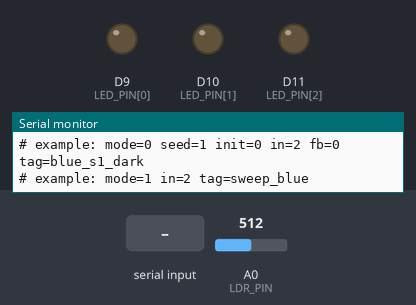
This sketch was run on a simulated Arduino Uno R4 Minima. Parts: output pins drawn as LEDs (lit = HIGH), the last lines printed to the serial monitor. Inputs (shaded band) come from the test bench; at power-on: A0 (LDR_PIN) = 512 (analog values on the 0–1023 scale). Random numbers use the default seed unless the sketch sets one.

Above: at 0.8 s.
0.9 s: "mode,1\n" received over Serial
At 12.45 s:
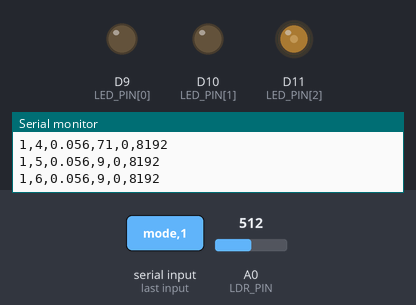
Timing chart, 0 to 13.6 s (numbered marks = the images above; inputs shaded):
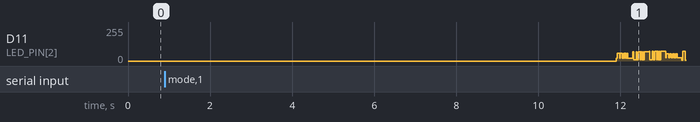

The sketch:

phase3_4_reservoir.ino
```cpp
// Phases 3 and 4: single-node, time-multiplexed physical reservoir
// RGB LED (input, optional feedback) -> photoresistor (the physical node)
// Board: Arduino Uno R4
// Wiring: LED R/G/B -> D9/D10/D11 (via 1 kOhm resistors), LDR divider midpoint -> A0
//         (LDR from 5V to A0, 100 kOhm from A0 to GND), LED + LDR inside the sealed tube.
//
// HOW IT IS USED
//   Phase 3 = this sketch with fb=0 (no feedback).
//   Phase 4 = the same sketch with fb>0 (red LED driven by the node's own earlier state).
//   Every run is configured from the Serial Monitor, so there is no editing or
//   re-uploading between runs. After upload, set the Serial Monitor to
//   115200 baud and line ending "Newline", then send ONE line, for example:
//
//       mode=0 seed=1 init=0 in=2 fb=0 tag=blue_s1_dark
//
//   A blank line (just Enter) uses the defaults below. Keys:
//       mode   0 = reservoir run (default), 1 = operating-point sweep of one channel
//       seed   random seed of the input stream (default 1). Same seed = same inputs.
//       init   0 = start from dark (default), 1 = start from full brightness (for the
//              echo-state check: two different starting states, same inputs)
//       in     input channel: 0=R(D9), 1=G(D10), 2=B(D11) (default 2)
//       fb     feedback strength in PWM units on the red LED (default 0 = off)
//       inv    0 = positive feedback (default), 1 = inverted feedback
//       steps  number of input samples (default 1000)
//       nodes  virtual nodes per input sample (default 20, max 64)
//       bias, amp   input drive = bias +/- amp (PWM units). PROVISIONAL defaults below;
//              replace them with values chosen from the mode=1 sweep.
//       xlo, xhi    reading range used to scale the node state to 0..1 for feedback
//              (PROVISIONAL defaults; Phase 3 analysis prints the values to use)
//       tag    free-text label (max 15 chars) echoed into the CSV header
//
// SCHEME (per input sample u[k] in 0..1, spread over N virtual-node slots of THETA_MS):
//   input drive in slot i : pwm_in = bias + amp * mask[i] * (2*u[k] - 1)     mask[i] = +1 or -1
//   feedback drive        : pwm_fb = fb * x_prev[i]       (x_prev[i] = scaled reading of the same
//                           virtual node one input sample ago, 0..1; delay = nodes * THETA_MS)
//   state of node i       : A0 reading averaged over the last WINDOW_US of the slot
//
// OUTPUT (CSV over Serial):  k,i,u,pwm_in,pwm_fb,adc
//   mode 0: k = input sample, i = virtual node, u = input in 0..1
//   mode 1: k = level index, i = sample within the level (150 ON, then 100 OFF), u = 0
// Lines starting with '#' are comments (parameters, warnings, summary, DONE).
//
// The mask is generated from MASK_SEED, separate from the input seed, so the same
// mask is used in every run and a readout trained on one run can be tested on another.

#include <Arduino.h>
#include <stdio.h>
#include <stdlib.h>
#include <string.h>

#define MAX_NODES 64

const uint8_t  LED_PIN[3] = {9, 10, 11};   // 0=R, 1=G, 2=B
const uint8_t  LDR_PIN    = A0;
const uint8_t  FB_CH      = 0;             // feedback goes to red
const uint16_t THETA_MS   = 20;            // virtual-node slot length
const uint32_t SLOT_US    = (uint32_t)THETA_MS * 1000UL;
const uint32_t WINDOW_US  = 4000;          // averaging window at the end of each slot (>= 2 PWM periods)
const uint32_t MASK_SEED  = 42;
const uint32_t INIT_MS    = 10000;         // pre-condition time before a run

// PROVISIONAL per-channel drive ranges. Replace using the mode=1 sweep results.
const int DEF_BIAS[3] = {40, 15, 40};
const int DEF_AMP[3]  = {35, 12, 35};

struct Config {
  int  mode    = 0;
  long seed    = 1;
  int  init    = 0;
  int  inCh    = 2;
  int  fbGain  = 0;
  int  fbInv   = 0;
  int  steps   = 1000;
  int  nodes   = 20;
  int  bias    = -1;     // -1 = use channel default
  int  amp     = -1;
  int  xlo     = 8000;   // PROVISIONAL
  int  xhi     = 12500;  // PROVISIONAL
  char tag[16] = "run";
} cfg;

uint32_t overruns  = 0;
int32_t  maxLateUs = 0;

struct Row {
  uint16_t k, i;
  int u1000, pIn, pFb, adc;
  bool valid;
} pending = {0, 0, 0, 0, 0, 0, false};

// ---------------------------------------------------------------- helpers
void allLEDs(int v) {
  for (uint8_t c = 0; c < 3; c++) analogWrite(LED_PIN[c], v);
}

void driveLEDs(int inVal, int fbVal) {
  for (uint8_t c = 0; c < 3; c++) {
    int v = 0;
    if (c == cfg.inCh) v += inVal;
    if (c == FB_CH)    v += fbVal;
    analogWrite(LED_PIN[c], constrain(v, 0, 255));
  }
}

void writePending() {
  if (!pending.valid) return;
  char buf[64];
  int len = snprintf(buf, sizeof(buf), "%d,%d,%d.%03d,%d,%d,%d\r\n",
                     (int)pending.k, (int)pending.i,
                     pending.u1000 / 1000, pending.u1000 % 1000,
                     pending.pIn, pending.pFb, pending.adc);
  if (len > 0) Serial.write((const uint8_t*)buf, len);
  pending.valid = false;
}

// Average the ADC over the last WINDOW_US before endUs, so the LED's PWM ripple averages out.
int readWindow(uint32_t endUs) {
  uint32_t startUs = endUs - WINDOW_US;
  if ((int32_t)(micros() - startUs) > 0) overruns++;      // already inside the window
  while ((int32_t)(micros() - startUs) < 0) { }
  uint32_t sum = 0;
  uint32_t cnt = 0;
  while ((int32_t)(micros() - endUs) < 0) {
    sum += analogRead(LDR_PIN);
    cnt++;
  }
  if (cnt == 0) return analogRead(LDR_PIN);
  return (int)((sum + cnt / 2) / cnt);
}

// One slot: set the LEDs at the slot start, log the previous row, then measure at the slot end.
int runSlot(uint32_t slotEnd, int inVal, int fbVal, bool doFlush) {
  int32_t late = (int32_t)(micros() - (slotEnd - SLOT_US));
  if (late > maxLateUs) maxLateUs = late;
  driveLEDs(inVal, fbVal);
  writePending();
  if (doFlush) Serial.flush();
  return readWindow(slotEnd);
}

bool readLine(char* buf, size_t n) {
  size_t len = 0;
  while (true) {
    while (!Serial.available()) { }
    char c = (char)Serial.read();
    if (c == '\r') continue;
    if (c == '\n') { buf[len] = 0; return true; }
    if (len < n - 1) buf[len++] = c;
  }
}

void parseConfig(char* line) {
  char* tok = strtok(line, " ,");
  while (tok) {
    char* eq = strchr(tok, '=');
    if (eq) {
      *eq = 0;
      const char* key = tok;
      const char* val = eq + 1;
      if      (!strcmp(key, "mode"))  cfg.mode   = atoi(val);
      else if (!strcmp(key, "seed"))  cfg.seed   = atol(val);
      else if (!strcmp(key, "init"))  cfg.init   = atoi(val);
      else if (!strcmp(key, "in"))    cfg.inCh   = atoi(val);
      else if (!strcmp(key, "fb"))    cfg.fbGain = atoi(val);
      else if (!strcmp(key, "inv"))   cfg.fbInv  = atoi(val);
      else if (!strcmp(key, "steps")) cfg.steps  = atoi(val);
      else if (!strcmp(key, "nodes")) cfg.nodes  = atoi(val);
      else if (!strcmp(key, "bias"))  cfg.bias   = atoi(val);
      else if (!strcmp(key, "amp"))   cfg.amp    = atoi(val);
      else if (!strcmp(key, "xlo"))   cfg.xlo    = atoi(val);
      else if (!strcmp(key, "xhi"))   cfg.xhi    = atoi(val);
      else if (!strcmp(key, "tag"))   { strncpy(cfg.tag, val, sizeof(cfg.tag) - 1); cfg.tag[sizeof(cfg.tag) - 1] = 0; }
      else { Serial.print("# WARNING unknown key: "); Serial.println(key); }
    }
    tok = strtok(NULL, " ,");
  }
}

void finalizeConfig() {
  bool provisional = (cfg.bias < 0 || cfg.amp < 0);
  if (cfg.inCh < 0 || cfg.inCh > 2) cfg.inCh = 2;
  if (cfg.bias < 0) cfg.bias = DEF_BIAS[cfg.inCh];
  if (cfg.amp  < 0) cfg.amp  = DEF_AMP[cfg.inCh];
  if (cfg.nodes < 2) cfg.nodes = 2;
  if (cfg.nodes > MAX_NODES) cfg.nodes = MAX_NODES;
  if (cfg.steps < 1) cfg.steps = 1;
  if (cfg.steps > 65000) cfg.steps = 65000;
  if (cfg.xhi <= cfg.xlo) { cfg.xlo = 8000; cfg.xhi = 12500; Serial.println("# WARNING xhi<=xlo, reset to defaults"); }
  if (cfg.fbGain < 0) cfg.fbGain = 0;
  if (cfg.mode == 0 && provisional) Serial.println("# NOTE bias/amp are PROVISIONAL defaults");
  if (cfg.mode == 0 && cfg.fbGain > 0 && cfg.inCh == FB_CH) Serial.println("# WARNING input channel equals feedback channel (red)");
}

void printParams() {
  char b[220];
  snprintf(b, sizeof(b),
           "# PARAMS tag=%s mode=%d seed=%ld init=%d in=%d fb=%d inv=%d steps=%d nodes=%d theta_ms=%d "
           "bias=%d amp=%d xlo=%d xhi=%d mask_seed=%lu window_us=%lu",
           cfg.tag, cfg.mode, cfg.seed, cfg.init, cfg.inCh, cfg.fbGain, cfg.fbInv, cfg.steps, cfg.nodes,
           (int)THETA_MS, cfg.bias, cfg.amp, cfg.xlo, cfg.xhi,
           (unsigned long)MASK_SEED, (unsigned long)WINDOW_US);
  Serial.println(b);
}

// ---------------------------------------------------------------- run modes
void runReservoir() {
  const int n = cfg.nodes;
  static int8_t mask[MAX_NODES];
  static float  xprev[MAX_NODES];

  randomSeed(MASK_SEED);
  for (int i = 0; i < n; i++) {
    mask[i]  = random(0, 2) ? 1 : -1;
    xprev[i] = 0.0f;
  }
  randomSeed((unsigned long)cfg.seed);

  allLEDs(cfg.init ? 255 : 0);       // choose the starting state of the physical node
  delay(INIT_MS);
  pending.valid = false;

  uint32_t slotEnd = micros() + SLOT_US;
  for (int k = 0; k < cfg.steps; k++) {
    int   u1000 = (int)random(0, 1001);
    float u0    = 2.0f * (u1000 / 1000.0f) - 1.0f;
    for (int i = 0; i < n; i++) {
      float pIn   = cfg.bias + cfg.amp * mask[i] * u0;
      int   inVal = constrain((int)(pIn + 0.5f), 0, 255);
      float x     = xprev[i];
      float pFb   = cfg.fbGain * (cfg.fbInv ? (1.0f - x) : x);
      int   fbVal = constrain((int)(pFb + 0.5f), 0, 255);

      int adc = runSlot(slotEnd, inVal, fbVal, i == 0);

      float xn = (float)(adc - cfg.xlo) / (float)(cfg.xhi - cfg.xlo);
      xprev[i] = constrain(xn, 0.0f, 1.0f);
      pending.k = k; pending.i = i; pending.u1000 = u1000;
      pending.pIn = inVal; pending.pFb = fbVal; pending.adc = adc; pending.valid = true;
      slotEnd += SLOT_US;
    }
  }
  writePending();
  allLEDs(0);
}

void runSweep() {
  const uint8_t  levels[] = {0, 2, 4, 8, 12, 16, 24, 32, 48, 64, 96, 128, 192, 255};
  const int      nLevels  = sizeof(levels) / sizeof(levels[0]);
  const uint16_t ON_SAMPLES  = 150;     // 3 s on
  const uint16_t OFF_SAMPLES = 100;     // 2 s off

  allLEDs(0);
  delay(5000);
  pending.valid = false;

  uint32_t slotEnd = micros() + SLOT_US;
  for (int li = 0; li < nLevels; li++) {
    for (uint16_t s = 0; s < ON_SAMPLES + OFF_SAMPLES; s++) {
      int val = (s < ON_SAMPLES) ? levels[li] : 0;
      int adc = runSlot(slotEnd, val, 0, s == 0);
      pending.k = li; pending.i = s; pending.u1000 = 0;
      pending.pIn = val; pending.pFb = 0; pending.adc = adc; pending.valid = true;
      slotEnd += SLOT_US;
    }
  }
  writePending();
  allLEDs(0);
}

// ---------------------------------------------------------------- Arduino entry points
void setup() {
  Serial.begin(115200);
  while (!Serial) { }
  analogReadResolution(14);          // Uno R4: 14-bit ADC (0-16383)
  for (uint8_t c = 0; c < 3; c++) pinMode(LED_PIN[c], OUTPUT);
  allLEDs(0);

  Serial.println("# ldr_reservoir ready. Send ONE line then Enter (blank line = defaults).");
  Serial.println("# example: mode=0 seed=1 init=0 in=2 fb=0 tag=blue_s1_dark");
  Serial.println("# example: mode=1 in=2 tag=sweep_blue");
  char line[120];
  readLine(line, sizeof(line));
  parseConfig(line);
  finalizeConfig();
  printParams();
  Serial.println("k,i,u,pwm_in,pwm_fb,adc");
  Serial.flush();
  delay(1000);

  if (cfg.mode == 1) runSweep();
  else               runReservoir();

  char b[96];
  snprintf(b, sizeof(b), "# overruns=%lu max_slot_start_late_us=%ld",
           (unsigned long)overruns, (long)maxLateUs);
  Serial.println(b);
  Serial.println("# DONE");
  Serial.flush();
}

void loop() { }
```
